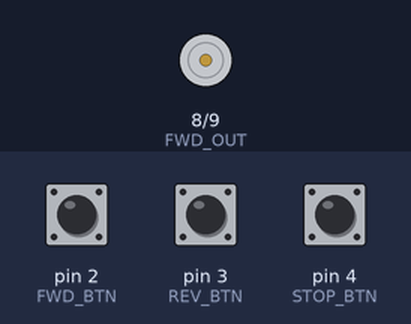
The sketch below on a simulated Arduino Uno, built with avr-gcc and run on an emulated ATmega328P. Shown: motor-driver pin pairs drawn as motors (green arrow = first pin HIGH = forward, orange = second pin HIGH = backward, longer = more drive). The inputs (shaded band) are chosen by the test bench; at power-on: pin 2 (FWD_BTN) HIGH, pin 3 (REV_BTN) HIGH, pin 4 (STOP_BTN) HIGH.

Above: at 1.2 s.
1.3 s: pin 2 (FWD_BTN) pulled LOW for 0.15 s
At 1.37 s:
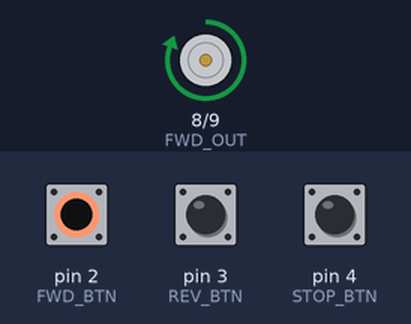
2.9 s: pin 3 (REV_BTN) pulled LOW for 0.15 s
At 2.97 s:
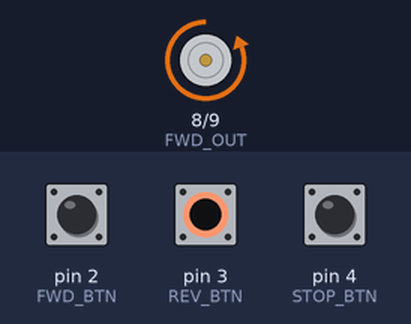
4.5 s: pin 3 (REV_BTN) pulled LOW for 3.2 s
At 8.3 s:
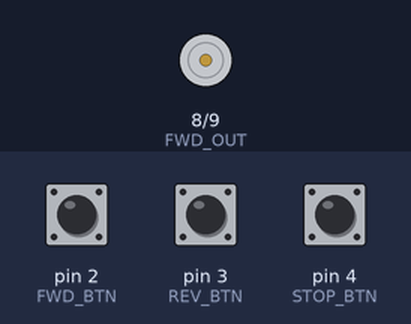
9.2 s: pin 2 (FWD_BTN) pulled LOW for 3.2 s
At 10.6 s:
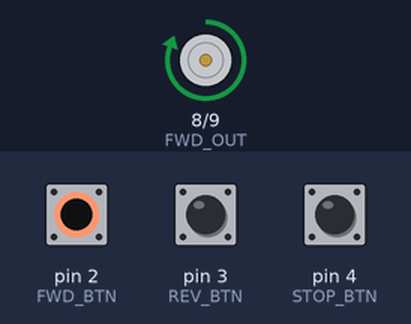
Timing chart, 0 to 13.9 s (numbered marks = the images above; inputs shaded):
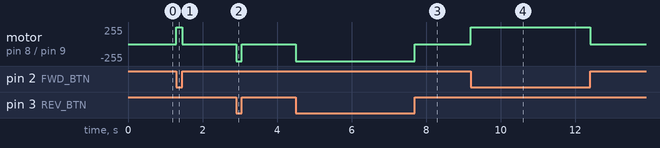

The sketch:

claude-fast.ino
```cpp
const uint8_t FWD_BTN = 2;
const uint8_t REV_BTN = 3;
const uint8_t STOP_BTN = 4;

const uint8_t FWD_OUT = 8;
const uint8_t REV_OUT = 9;

void setup() {
  // Set outputs LOW before enabling them so the motor never starts by accident
  digitalWrite(FWD_OUT, LOW);
  digitalWrite(REV_OUT, LOW);
  pinMode(FWD_OUT, OUTPUT);
  pinMode(REV_OUT, OUTPUT);

  pinMode(FWD_BTN, INPUT_PULLUP);
  pinMode(REV_BTN, INPUT_PULLUP);
  pinMode(STOP_BTN, INPUT_PULLUP);
}

void loop() {
  bool fwdPressed  = (digitalRead(FWD_BTN) == LOW);
  bool revPressed  = (digitalRead(REV_BTN) == LOW);
  bool stopPressed = (digitalRead(STOP_BTN) == LOW);

  if (stopPressed) {
    digitalWrite(FWD_OUT, LOW);
    digitalWrite(REV_OUT, LOW);
  } else if (fwdPressed) {
    // Turn the opposite switch off first so both are never HIGH together
    digitalWrite(REV_OUT, LOW);
    digitalWrite(FWD_OUT, HIGH);
  } else if (revPressed) {
    digitalWrite(FWD_OUT, LOW);
    digitalWrite(REV_OUT, HIGH);
  } else {
    digitalWrite(FWD_OUT, LOW);
    digitalWrite(REV_OUT, LOW);
  }
}
```

Measured:
- after the input at 1.3 s, motor on pin 8 (FWD_OUT) / pin 9 (REV_OUT): stopped → forward 255/255 at once, → stopped 0.15 s later
- after the input at 2.9 s, motor on pin 8 (FWD_OUT) / pin 9 (REV_OUT): stopped → backward 255/255 at once, → stopped 0.15 s later
- after the input at 4.5 s, motor on pin 8 (FWD_OUT) / pin 9 (REV_OUT): stopped → backward 255/255 at once, → stopped 3.2 s later
- after the input at 9.2 s, motor on pin 8 (FWD_OUT) / pin 9 (REV_OUT): stopped → forward 255/255 at once, → stopped 3.2 s later
